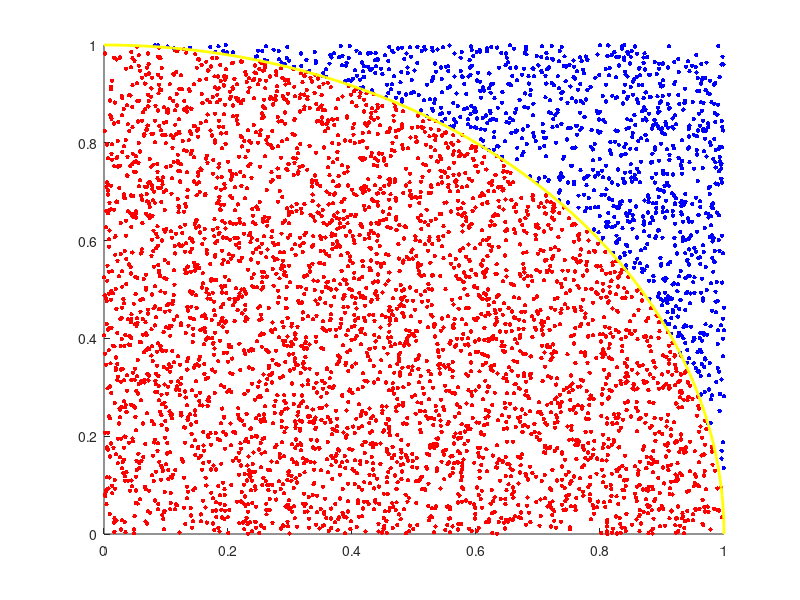

MATLAB code to generate this figure:
function calc_pi()
    n=5000;
    r=1;
    [pi_priblizek, napaka] = area_pi(n);
    disp('Koordinate točk znotraj kroga in znotraj kvadrata v vektorski obliki: odstrani %komentar')
    %[znotraj_kroga, znotraj_kvadrata] = mcc_pi(n)
    disp(['Približek števila pi:', num2str(pi_priblizek)])
    disp(['Odstopanje:', num2str(napaka)])
    figure(n)
end



function figure(n)
     x = rand(1,n);
     y = rand(1,n);
     radij = sqrt(x.^2 + y.^2);  
     znotraj_kroga = radij <= 1;

    
     scatter(x(znotraj_kroga), y(znotraj_kroga), 10, 'r', 'filled');  
     hold on;
     scatter(x(~znotraj_kroga), y(~znotraj_kroga), 10, 'b', 'filled'); 
     hold off;

    theta = linspace(0, pi/2, 100);  % 100 točk za izris krožnice
    r = 1;  % Radij krožnice
    x_circle = r * cos(theta);
    y_circle = r * sin(theta);
    
    hold on;
    plot(x_circle, y_circle, 'y', 'LineWidth', 2);  % Izris loka krožnice (zeleno)
    hold off;
end


function [pi_priblizek, napaka] = area_pi(n)     
   zunaj=0;
   notri=0;
   na_kroznici=@(t) [cos(t);sin(t)];
    for i=1:n
        x = rand();
        y = rand();
        znotri=2*pi*rand();
         tocka_na_kroznici=[na_kroznici(znotri)];
         tocke_kroznice(:,i) = tocka_na_kroznici;
         tocke_kvadrata(:,i) = [x;y;];
            if (x^2+y^2)<=1
                notri=notri+1;
            else
                zunaj=zunaj+1;
            end
    end
  pi_priblizek=4*notri/n;
  napaka=abs(pi_priblizek-pi);
end
